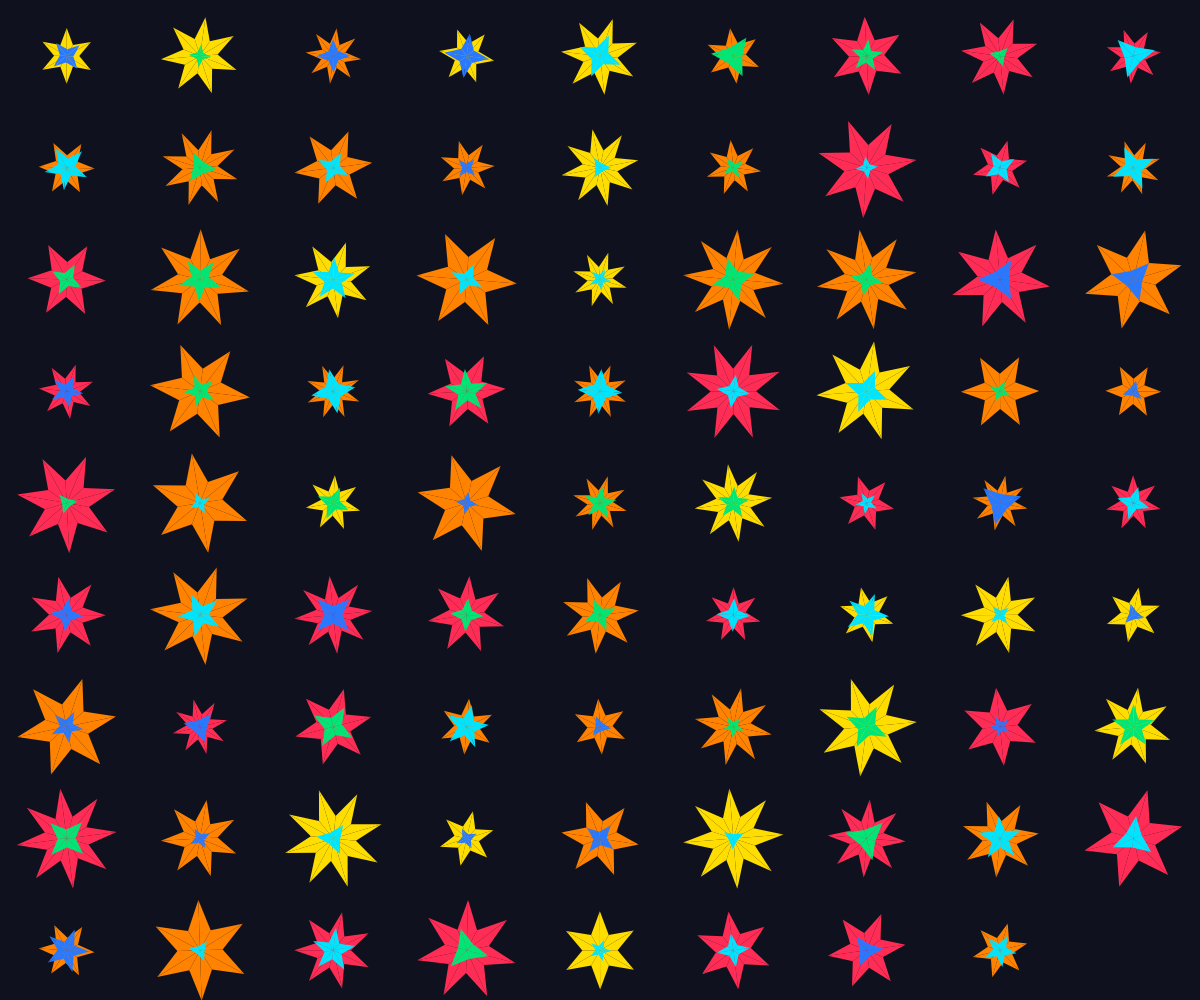
Frame 1 (no input)
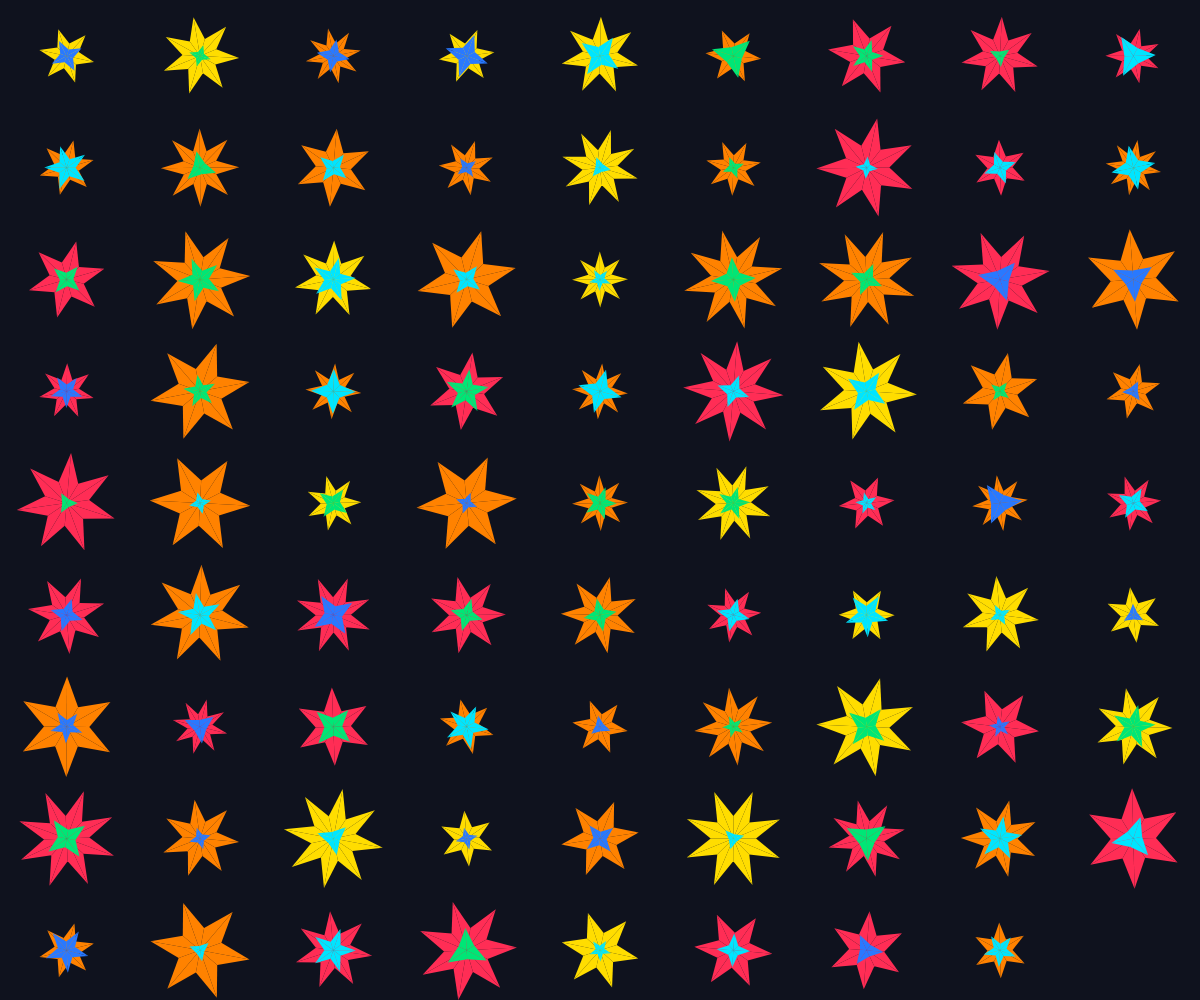
Frame 60 (no input)
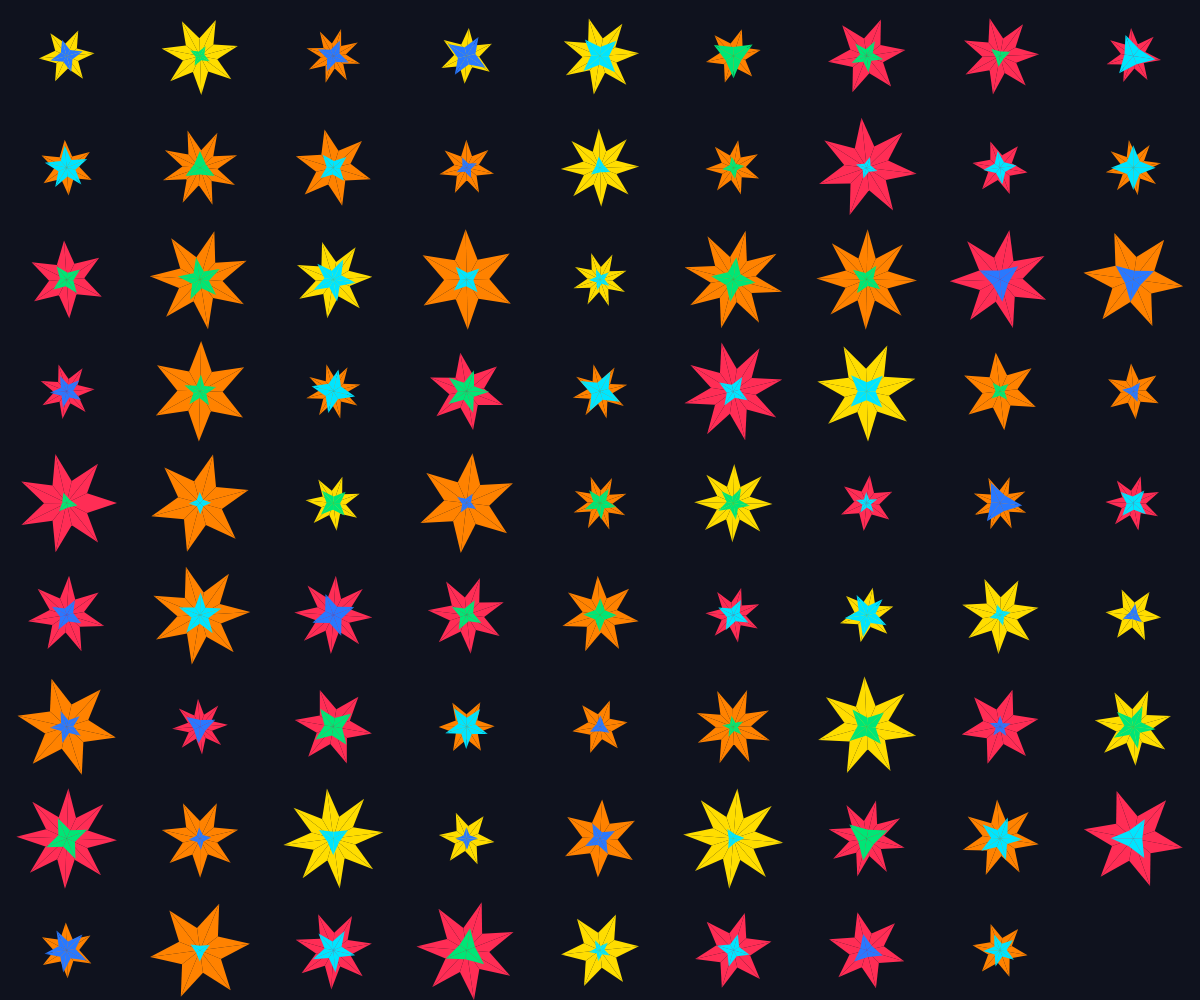
Frame 120 (the mouse pressed at the canvas centre since frame 60)

The p5.js sketch that drew these frames (run headless with seeded random() and noise() and a simulated clock; from frame 60 on, the mouse is pressed at the canvas centre):

// p5.js sketch
// ── sketch.js

let semeCasuale;

function setup() {
  createCanvas(windowWidth, windowHeight);
  // millis garantisce una composizione nuova ad ogni caricamento
  semeCasuale = millis();
}

function draw() {
  background(15, 18, 30); // Sfondo scuro profondo
  angleMode(DEGREES);
  noStroke();

  let numeroglifi = 80; // Griglia 8x10
  let colonne = ceil(sqrt(numeroglifi));
  let righe = sqrt(numeroglifi);
  let discolonna = windowWidth / colonne;
  let disriga = windowHeight / righe;
  
  let xcorrente = 0;
  let ycorrente = 0;

  // Fissiamo il generatore casuale, questo stabilisce le scelte casuali (colori, punte, dimensioni) 
  randomSeed(semeCasuale);

  for (let g = 0; g < numeroglifi; g++) {
    let dimensioneMassimaCella = min(discolonna, disriga);
    let xCentro = xcorrente + discolonna / 2;
    let yCentro = ycorrente + disriga / 2;
    let sizeGlifo = dimensioneMassimaCella * 0.50;

    // Disegniamo il glifo
    glifo(xCentro, yCentro, sizeGlifo);
    
    xcorrente = xcorrente + discolonna;

    if (xcorrente >= windowWidth) {
      xcorrente = 0;
      ycorrente = ycorrente + disriga;
    }
  }
}


// GLIFO

function glifo(_x, _y, _size) {
  push();
  translate(_x, _y);

  // STELLE GRANDI SFONDO 
  let sceltaPunteG = floor(random(3));
  let punteGrande = 6;
  if (sceltaPunteG === 0) {
    punteGrande = 6;
  } else if (sceltaPunteG === 1) {
    punteGrande = 7;
  } else {
    punteGrande = 8;
  }
let sceltaDimG = floor(random(3));
  let rEsternoG = _size * 0.70; 
  if (sceltaDimG === 0) {
    rEsternoG = _size * 0.50;
  } else if (sceltaDimG === 1) {
    rEsternoG = _size * 0.70;
  } else {
    rEsternoG = _size * 0.90;
  }
  let rInternoG = rEsternoG * 0.45;

  let sceltaColoreG = floor(random(3));
  if (sceltaColoreG === 0) {
    fill(255, 45, 85);   // Rosso 
  } else if (sceltaColoreG === 1) {
    fill(255, 130, 0);   // Arancione 
  } else {
    fill(255, 221, 0);   // Giallo 
  }

  // Rotazione senso antiorario (-)
  let rotazioneInizialeG = random(360);
  push();
  rotate(rotazioneInizialeG - (frameCount * 0.3)); 
  disegnaStella(punteGrande, rEsternoG, rInternoG);
  pop();


  // 2. STELLE PICCOLE in primo piano
  let sceltaPunteP = floor(random(3));
  let puntePiccola = 4;
  if (sceltaPunteP === 0) {
    puntePiccola = 3;
  } else if (sceltaPunteP === 1) {
    puntePiccola = 4;
  } else {
    puntePiccola = 5;
  }

  let sceltaDimP = floor(random(3));
  let rEsternoP = _size * 0.30;
  if (sceltaDimP === 0) {
    rEsternoP = _size * 0.40;
  } else if (sceltaDimP === 1) {
    rEsternoP = _size * 0.30;
  } else {
    rEsternoP = _size * 0.20;
  }
  let rInternoP = rEsternoP * 0.4;

  let sceltaColoreP = floor(random(3));
  if (sceltaColoreP === 0) {
    fill(0, 230, 118);   // Verde
  } else if (sceltaColoreP === 1) {
    fill(41, 121, 255);  // Blu 
  } else {
    fill(0, 229, 255);   // Azzurro 
  }

  // Rotazione in senso orario (+)
  let rotazioneInizialeP = random(360);
  push();
  rotate(rotazioneInizialeP + (frameCount * 0.2));
  disegnaStella(puntePiccola, rEsternoP, rInternoP);
  pop();

  pop();
}


// funzione di supporto
function disegnaStella(_punte, _rEst, _rInt) {
  let pasAngolo = 360 / _punte;
  for (let i = 0; i < _punte; i++) {
    push();
    rotate(i * pasAngolo);
    triangle(0, 0, 0, -_rEst, _rInt * sin(pasAngolo / 2), -_rInt * cos(pasAngolo / 2));
    triangle(0, 0, 0, -_rEst, -_rInt * sin(pasAngolo / 2), -_rInt * cos(pasAngolo / 2));
    pop();
  }
}
